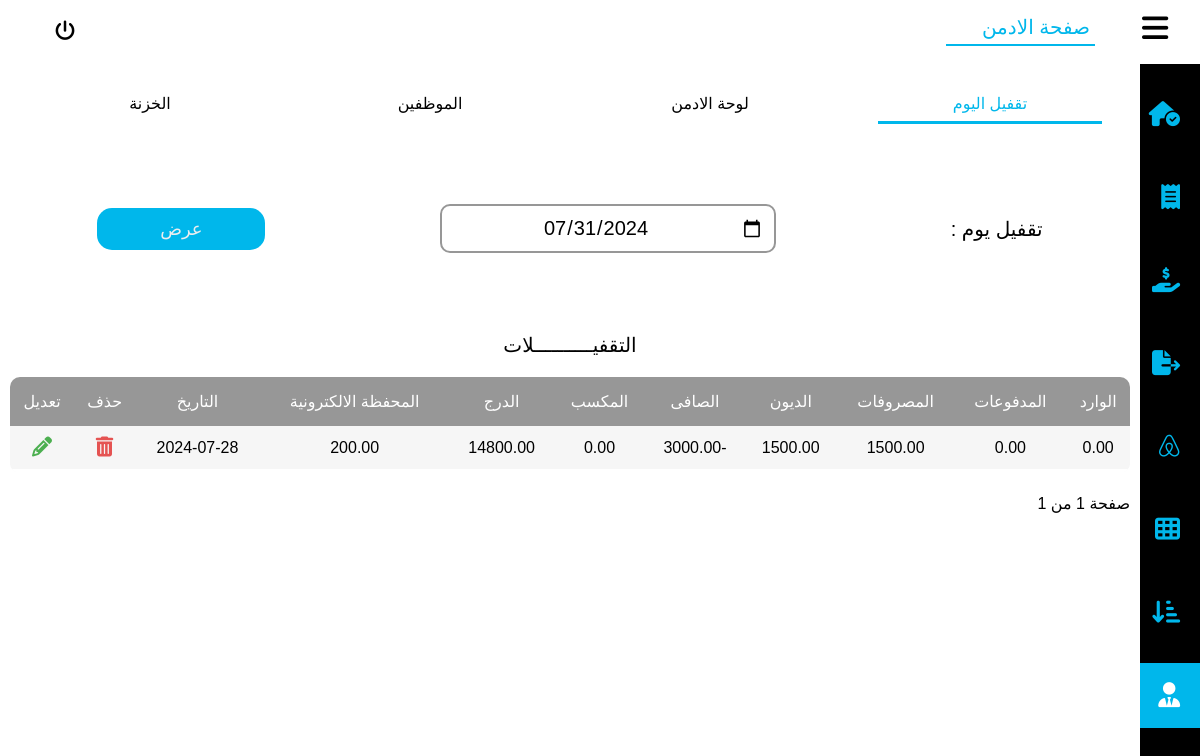
/daycome, run on the app's committed database.
### user/models.py (models this page shows)
class Daycome(models.Model):
    date = models.DateTimeField(blank=True, null=True)
    income = models.DecimalField(max_digits=10, decimal_places=2, blank=True, null=True)
    loses = models.DecimalField(max_digits=10, decimal_places=2, blank=True, null=True)
    net_profit = models.DecimalField(max_digits=10, decimal_places=2, blank=True, null=True)
    win = models.DecimalField(max_digits=10, decimal_places=2, blank=True, null=True)
    total_supplier_pay = models.DecimalField(max_digits=10, decimal_places=2, blank=True, null=True)
    cash = models.DecimalField(max_digits=10, decimal_places=2, blank=True, null=True)
    wallet = models.DecimalField(max_digits=10, decimal_places=2, blank=True, null=True)
    payments = models.DecimalField(max_digits=10, decimal_places=2, blank=True, null=True)

### user/views.py (the view, shortened to what this page needs)
# urls.py: path('daycome',views.daycome, name='daycome' ),
def daycome(request):
    all_daycoms = Daycome.objects.all().order_by("-date")
    paginator = Paginator(all_daycoms, 30)
    page = request.GET.get('page')
    try:
        comes_list = paginator.page(page)
    except PageNotAnInteger:
        comes_list = paginator.page(1)
    except EmptyPage:
        comes_list = paginator.page(paginator.num_pages)
    if 'search' in request.POST:
        search_input = request.POST.get('searchInput')
        results = [result['id'] for result in Daycome.objects.all().filter(Q(date__icontains=search_input)).values()]
        comes_list = [Daycome.objects.get(pk=id) for id in results]
    context= { "daycomes" :comes_list}
    return render(request, 'daycome.html', context)

### templates/daycome.html (shortened to what this page needs)
{% load static %}
<!DOCTYPE html>
<html lang="en">
    <head>
    <link rel="stylesheet" href=" {% static "css/style.css" %} ">
    <link rel="stylesheet" href=" {% static "css/all.min.css" %} ">
    <link rel="stylesheet" href=" {% static "css/fontawesome.min.css" %} ">
</head>
<body>
    <header>
        <div class="main">
            <div class="minhead">
                <i class="fa-solid fa-bars" id="rightconexpend"></i>
            </div>
            <ul>
                <li class="selected"><a href="{% url "daycome" %}">صفحة الادمن</a></li>
            </ul>
        </div>
        <div class="username">
                <a href="{% url "logout" %}"><i class="fa-solid fa-power-off"></i></a>
        </div>
    </header>
    <div class="backcon">
        <div class="rightcon">
            <ul>
                <a href="{% url "home" %}">
                    <li>
                        <i class="fa-solid fa-house-circle-check"></i>
                    </li>
                </a>
                <a href= "{% url "sales" %}">
                    <li>
                        <i class="fa-solid fa-receipt"></i>
                    </li>
                </a>
                <a href="{% url "tempsales" %}">
                    <li>
                        <i class="fa-solid fa-hand-holding-dollar"></i>
                    </li>
                </a>
                <a href="{% url "loses" %}">
                    <li>
                        <i class="fa-solid fa-file-export"></i>
                    </li>
                </a>
                <a href="{% url "items" %}">
                    <li >
                        <i class="fa-brands fa-airbnb"></i>
                    </li>
                </a>
                <a href="{% url "profits" %}">
                    <li>
                        <i class="fa-solid fa-table-cells"></i>
                    </li>
                </a>
                <a href="{% url "shorts" %}">
                    <li>
                        <i class="fa-solid fa-arrow-down-short-wide"></i>
                    </li>
                </a>
                <a href="{% url "daycome" %}">
                    <li class="activeli">
                        <i class="fa-solid fa-user-tie"></i>
                    </li>
                </a>
            </ul>
        </div>
        <div class="leftcon">
            <div class="status">
                <ul class="secnav">
                    <li class="active"><a href="{% url "daycome" %}">تقفيل اليوم</a></li>
                    <li><a href="{% url "admin" %}">لوحة الادمن</a></li>
                    <li><a href="{% url "employees" %}">الموظفين</a></li>
                    <li><a href="{% url "safe" %}">الخزنة</a></li>
                </ul>
            </div>
            <div class="status">
                <div class="addsell">
                <form method="post" action="" style="width: 100%;display: flex;align-items: center;justify-content: space-around;">
                        <h2 class="daytxt">تقفيل يوم : </h2>
                        <div class="wraper">
                            <div class="first">
                                <input name="dateInput" value="" type="date" id="search_bar" class="search_bar" required  style="border-width: 60px;">
                            </div>
                        </div>
                        <button class="sellbtn" name="show"> عرض</button>
                    </form>
                </div>
            </div>
            <div class="status">
                <h2>التقفيــــــــــلات</h2>
                <div style="width: 100%; overflow: scroll;">
                    {% if daycomes %}
                    <table class="sellstable">
                        <thead>
                            <tr>
                                <th>الوارد</th>
                                <th>المدفوعات</th>
                                <th>المصروفات</th>
                                <th>الديون</th>
                                <th>الصافى</th>
                                <th>المكسب</th>
                                <th>الدرج</th>
                                <th>المحفظة الالكترونية</th>
                                <th>التاريخ</th>
                                <th>حذف</th>
                                <th>تعديل</th>
                            </tr>
                        </thead>
                        <tbody>
                            {% for daycome in daycomes %}
                            <tr>
                                <td>{{daycome.income}}</td>
                                <td>{{daycome.payments}}</td>
                                <td>{{daycome.loses}}</td>
                                <td>{{daycome.total_supplier_pay}}</td>
                                <td>{{daycome.net_profit}}</td>
                                <td>{{daycome.win}}</td>
                                <td>{{daycome.cash}}</td>
                                <td>{{daycome.wallet}}</td>
                                <td>{{daycome.date|date:"20y-m-d"}}</td>
                                <td><button class="sellsdel" id="sellsdel" metadata='
                                    <form method="post" action="{% url "daycomeDelete" daycome.id %}" style="width: 100%;display: flex;align-items: center;justify-content: center;flex-direction: column;">
                                        {% csrf_token %}
                                        <div class="addsell" style="padding: 20px;flex-direction:column;">
                                            <h3 style="color:#3D4B64;">حذف التقفيل</h3>
                                            <br>
                                            <i class="fa-regular fa-trash-can" style="color: #ff3333;font-size: 100px;"></i>
                                            <br>
                                        </div>
                                        <button name="daycomeDelete" class="sellbtn">حذف</button>
                                    </form>
                                    '><i class="fa-solid fa-trash-can"></i></button></td>
                                    <td><button class="sellsup" id="sellsup" metadata='
                                        <form method="post" action="{% url "daycomeUpdate" daycome.id %}" style="width: 100%;display: flex;align-items: center;justify-content: center;flex-direction: column;">
                                            {% csrf_token %}
                                            <h3 style="color:#3D4B64;">تعديل التقفيل </h3>
                                            <div class="addsell">
                                                <div class="addsell">
                                                    <input type="hidden" name="date" value="{{ today|date:"Y-m-d" }}">
                                                    <div class="wraper">
                                                        <div class="second">
                                                            <input value="{{daycome.income}}" min="0" name="total_profits" type="number" id="day_income2" class="search_bar" required>
                                                            <span>الوارد</span>
                                                        </div>
                                                    </div>
                                                    <div class="wraper">
                                                        <div class="second">
                                                            <input value="{{daycome.loses}}" min="0" name="total_loses" type="number" onkeyup="daycheckfun2()" id="day_loses2" class="search_bar" required>
                                                            <span>المصروفات</span>
                                                        </div>
                                                    </div>
                                                    <div class="wraper">
                                                        <div class="second">
                                                            <input value="{{daycome.net_profit}}" name="net_profit" type="number" id="day_remain2" class="search_bar" required>
                                                            <span>الصافى</span>
                                                        </div>
                                                    </div>
                                                </div>
                                        </div>
                                        <button name="daycomeUpdate" class="sellbtn">تعديل</button>
                                    </form>
                                    '><i class="fa-solid fa-pencil"></i></button></td>
                                </tr>
                                {% endfor %}
                            </tbody>
                        </table>
                        <div class="btnnav">
                            <div>
                                <p>صفحة {{ daycomes.number }} من {{ daycomes.paginator.num_pages }}</p>
                            </div>
                        </div>
                        {% else %}
                        <h2 style="width: 100%;text-align: center;color: #303C54;margin-bottom: 20px;">لا يوجد تقفيلات</h2>
                        {% endif %}
                </div>
            </div>
        </div>
    </div>
</body>
</html>

### data on the page
Daycome: income "0.00", payments "0.00", loses "1500.00", total_supplier_pay "1500.00", net_profit "-3000.00", win "0.00", cash "14800.00", wallet "200.00", date "2024-07-28"

### other printed values
{{ daycomes.paginator.num_pages }} "1"
